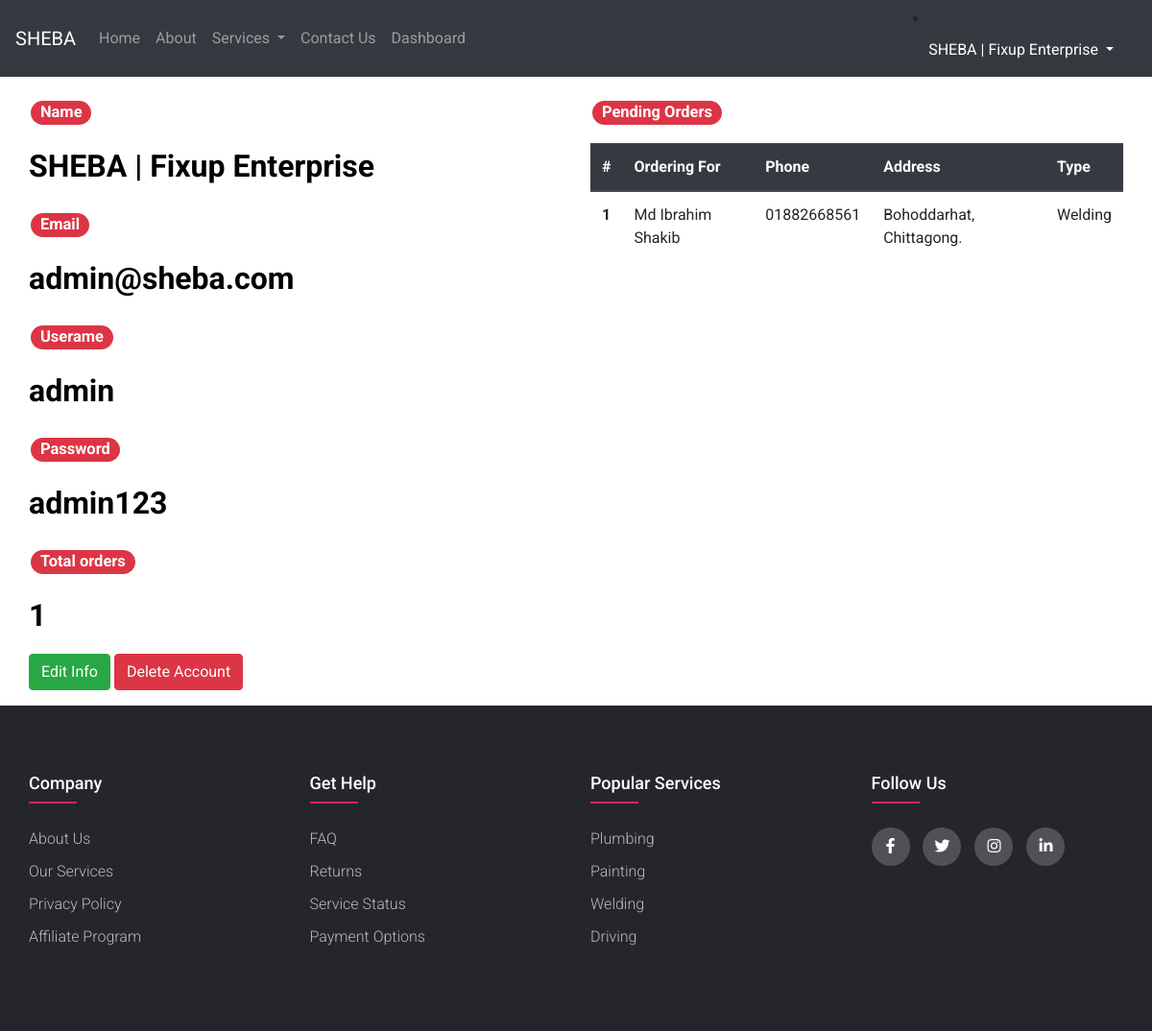
/Sheba/profile.php (signed in), run on the app's committed database.
### tables this page shows
CREATE TABLE `weld` (
  `id` bigint(20) NOT NULL,
  `name` varchar(100) NOT NULL,
  `phone` varchar(100) NOT NULL,
  `address` varchar(100) NOT NULL,
  `type` varchar(100) NOT NULL,
  `orderuser` bigint(20) NOT NULL
);

### Sheba/profile.php (the view, shortened to what this page needs)
<?php
include ("connection.php");
?>
<!doctype html>
<html lang="en">
<head>
    <link rel="stylesheet" href="https://cdn.jsdelivr.net/npm/bootstrap@4.4.1/dist/css/bootstrap.min.css">
    <link rel="stylesheet" href="aboutus.css">
    <link rel="stylesheet" href="footer.css">
    <link rel="stylesheet" type="text/css" href="https://cdnjs.cloudflare.com/ajax/libs/font-awesome/5.15.1/css/all.min.css">
</head>
<body>
<nav class="navbar navbar-expand-lg navbar-dark bg-dark">
    <a class="navbar-brand" href="index.php">SHEBA</a>
    <div class="collapse navbar-collapse" id="navbarSupportedContent">
        <ul class="navbar-nav mr-auto">
            <li class="nav-item">
                <a class="nav-link" href="index.php">Home <span class="sr-only">(current)</span></a>
            </li>
            <li class="nav-item">
                <a class="nav-link" href="about.php">About</a>
            </li>
            <li class="nav-item dropdown">
                <a class="nav-link dropdown-toggle" href="allservice.php" id="navbarDropdown" role="button" data-toggle="dropdown" aria-haspopup="true" aria-expanded="false">
                    Services
                </a>
            </li>
            <li class="nav-item">
                <a class="nav-link" href="contact.php">Contact Us</a>
            </li>
            <?php
            if(isset($_SESSION['user_id'])) {
                if($_SESSION['id'] == 1) {
                    ?>
                    <li class="nav-item">
                        <a class="nav-link" href="dashboard.php">Dashboard</a>
                    </li>
                    <?php
                }
            }
            ?>
        </ul>
        <div class="mx-2">
            <?php
            if(isset($_SESSION['user_id'])) {
                $user = $_SESSION['name'];
                ?>
                <li class="nav-item dropdown">
                    <a class="nav-link dropdown-toggle" style="color: white" href="profile.php" id="navbarDropdown" role="button" data-toggle="dropdown" aria-haspopup="true" aria-expanded="false">
                        <?php echo $user?>
                    </a>
                </li>
                <?php
            } else {
                ?> <button class="btn btn-danger" data-toggle="modal" data-target="#loginModal">Login</button>
                <button class="btn btn-danger" data-toggle="modal" data-target="#signupModal">Sign Up</button> <?php
            }
            ?>
        </div>
    </div>
</nav>
<div class="container" >
    <div class="row">
        <div class="col-md-6">
            <p class="one"><span class="badge badge-pill badge-danger">Name</span></a></p>
            <p class="two"><?php echo $_SESSION['name'] ?></p>
            <p class="one"><span class="badge badge-pill badge-danger">Email</span></a></p>
            <p class="two"><?php echo $_SESSION['email'] ?></p>
            <p class="one"><span class="badge badge-pill badge-danger">Userame</span></a></p>
            <p class="two"><?php echo $_SESSION['username'] ?></p>
            <p class="one"><span class="badge badge-pill badge-danger">Password</span></a></p>
            <p class="two"><?php echo $_SESSION['password'] ?></p>
            <p class="one"><span class="badge badge-pill badge-danger">Total orders</span></a></p>
            <p class="two"><?php echo $_SESSION['orders'] ?></p>
            <button class="btn btn-success" data-toggle="modal" data-target="#editinfo">Edit Info</button>
            <button class="btn btn-danger"><a href="delete_account.php" style="color: white;" onclick="return confirm('Are you sure you want to delete the account?')"
                >Delete Account</a> </button>
         </div>
        <div class="col-md-6">
            <p class="one"><span class="badge badge-pill badge-danger">Pending Orders</span></a></p>
            <table class="table">
                <thead class="thead-dark">
                <tr>
                    <th scope="col">#</th>
                    <th scope="col">Ordering For</th>
                    <th scope="col">Phone</th>
                    <th scope="col">Address</th>
                    <th scope="col">Type</th>
                </tr>
                </thead>
                <tbody>
                <?php
                $count = 1;
                $user_id = $_SESSION['user_id'];
                    ?>
                    <?php
                $query = "SELECT * FROM `weld` WHERE `orderuser` =  $user_id";
                $result = mysqli_query($con, $query);
                while ($info = mysqli_fetch_array ($result) ) {
                    ?>
                    <tr>
                        <th scope="row"> <?php echo $count?></th>
                        <td> <?php echo $info['name'] ?> </td>
                        <td> <?php echo $info['phone'] ?> </td>
                        <td> <?php echo $info['address'] ?> </td>
                        <td> Welding </td>
                    </tr>
                    <?php
                    $count++;
                }
                ?>
                </tbody>
            </table>
        </div>
    </div>
</div>
<footer class="footer">
    <div class="container">
        <div class="row">
            <div class="footer-col">
                <h4>company</h4>
                <ul>
                    <li><a href="#">about us</a></li>
                    <li><a href="#">our services</a></li>
                    <li><a href="#">privacy policy</a></li>
                    <li><a href="#">affiliate program</a></li>
                </ul>
            </div>
            <div class="footer-col">
                <h4>get help</h4>
                <ul>
                    <li><a href="#">FAQ</a></li>
                    <li><a href="#">returns</a></li>
                    <li><a href="#">service status</a></li>
                    <li><a href="#">payment options</a></li>
                </ul>
            </div>
            <div class="footer-col">
                <h4>popular services</h4>
                <ul>
                    <li><a href="#">plumbing</a></li>
                    <li><a href="#">painting</a></li>
                    <li><a href="#">welding</a></li>
                    <li><a href="#">driving</a></li>
                </ul>
            </div>
            <div class="footer-col">
                <h4>follow us</h4>
                <div class="social-links">
                    <a href="#"><i class="fab fa-facebook-f"></i></a>
                    <a href="#"><i class="fab fa-twitter"></i></a>
                    <a href="#"><i class="fab fa-instagram"></i></a>
                    <a href="#"><i class="fab fa-linkedin-in"></i></a>
                </div>
            </div>
        </div>
    </div>
</footer>
</body>
</html>

### Sheba/aboutus.css (style rules this page uses)
* { padding: 0; margin: 0; box-sizing: border-box; font-family: 'Roboto', sans-serif; }

### Sheba/footer.css (style rules this page uses)
body { line-height: 1.5; font-family: sans-serif; }
* { margin:0; padding:0; box-sizing: border-box; }
.container { max-width: 1170px; margin:auto; }
.row { display: flex; flex-wrap: wrap; }
ul { list-style: none; }
.footer { background-color: #24262b; padding: 70px 0; }
.footer-col { width: 25%; padding: 0 15px; }
.footer-col h4 { font-size: 18px; color: #ffffff; text-transform: capitalize; margin-bottom: 35px; font-weight: 500; position: relative; }
.footer-col h4::before { content: ''; position: absolute; left:0; bottom: -10px; background-color: #e91e63; height: 2px; box-sizing: border-box; width: 50px; }
.footer-col ul li:not(:last-child) { margin-bottom: 10px; }
.footer-col ul li a { font-size: 16px; text-transform: capitalize; color: #ffffff; text-decoration: none; font-weight: 300; color: #bbbbbb; display: block; transition: all 0.3s ease; }
.footer-col .social-links a { display: inline-block; height: 40px; width: 40px; background-color: rgba(255,255,255,0.2); margin:0 10px 10px 0; text-align: center; line-height: 40px; border-radius: 50%; color: #ffffff; transition: all 0.5s ease; }

### Sheba/profile.php (style rules this page uses)
.one { font-weight: bold; color: black; font-size: 22px; padding: 2px }
.two { font-weight: bold; color: black; font-size: 32px; }

### data on the page
weld: name "Md Ibrahim Shakib", phone "01882668561", address "Bohoddarhat, Chittagong."

### other printed values
$user "SHEBA | Fixup Enterprise"
$_SESSION['name'] "SHEBA | Fixup Enterprise"
$_SESSION['email'] "admin@sheba.com"
$_SESSION['username'] "admin"
$_SESSION['password'] "admin123"
$_SESSION['orders'] "1"
